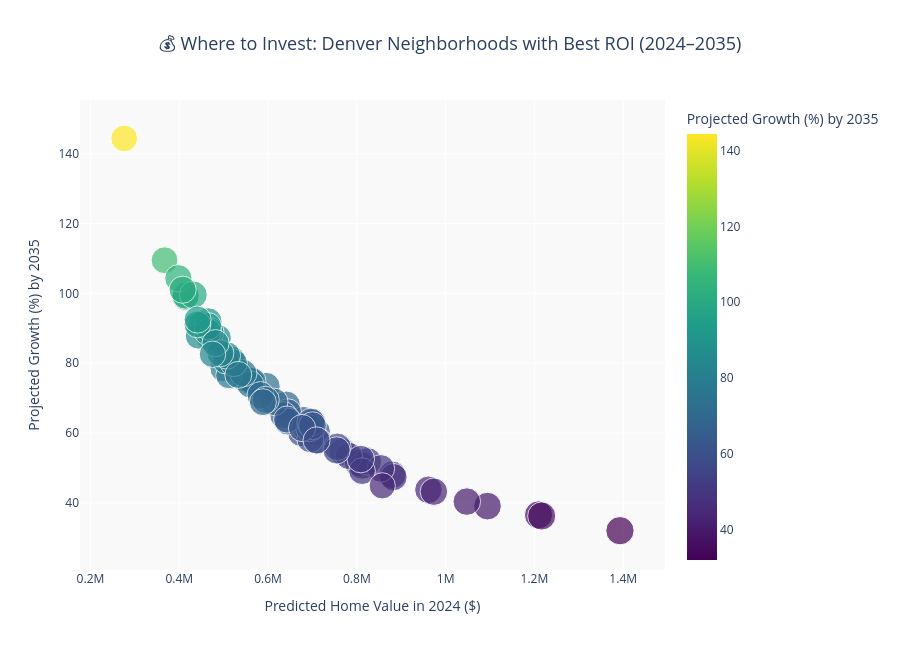

Notebook source saved alongside this figure:
### Code cell
import plotly.express as px

# Create a copy of your best investment opportunities
investment_df["Dollar Growth"] = investment_df["Growth ($)"]
investment_df["Percent Growth"] = investment_df["Growth (%)"]
investment_df["2024 Value"] = investment_df["Predicted Home Value_2024"]

# Interactive scatter plot
fig = px.scatter(
    investment_df,
    x="2024 Value",
    y="Percent Growth",
    size="Dollar Growth",
    color="Percent Growth",
    hover_name="Neighborhood",
    hover_data={
        "2024 Value": ":$,",
        "Percent Growth": ":.1f",
        "Dollar Growth": ":$,"
    },
    color_continuous_scale="Viridis",
    title="💰 Where to Invest: Denver Neighborhoods with Best ROI (2024–2035)",
    labels={
        "2024 Value": "Predicted Home Value in 2024 ($)",
        "Percent Growth": "Projected Growth (%) by 2035"
    },
    height=650
)

fig.update_layout(
    title_font=dict(size=18),
    title_x=0.5,
    plot_bgcolor="#f9f9f9"
)

fig.show()

### Figure 1 — Plotly figure (JSON) as saved in the notebook; plotly's stock layout.template omitted (floating-point values rounded to 4 significant figures)
{"data": [{"customdata": [[427638], [428528], [436282], [409863], [433117], [437213], [391594], [441930], [424094], [424615], [410898], [409791], [419696], [440751], [401695], [389227], [414835], [427528], [419759], [404588], [413180], [412568], [422758], [446098], [411818], [418617], [415205], [407961], [430016], [413948], [414406], [422568], [419693], [413896], [439584], [411575], [412857], [391540], [422295], [407769], [419926], [427673], [423204], [418205], [411673], [413230], [404618], [426108], [413354], [420534], [420997], [410522], [422940], [425988], [418570], [420632], [439862], [417975], [411855], [434685], [417127], [423783], [398464], [384805], [408489], [408157], [401768], [413082], [408295], [424954], [415230], [415678], [410583], [398415], [392036], [405054]], "hovertemplate": "<b>%{hovertext}</b><br><br>Predicted Home Value in 2024 ($)=%{x:$,}<br>Projected Growth (%) by 2035=%{marker.color:.1f}<br>Dollar Growth=%{customdata[0]:$,}<extra></extra>", "hovertext": ["Montbello", "Montclair", "Skyland", "Indian Creek", "Hale", "Fort Logan", "Berkley", "Hilltop", "Athmar Park", "Baker", "Barnum", "Barnum West", "Bear Valley", "Belcaro", "Capitol Hill", "Central Business District", "Chaffee Park", "Cherry Creek", "City Park", "City Park West", "Civic Center", "Congress Park", "Cory - Merrill", "Country Club", "Denver International Airport", "East Colfax", "Elyria Swansea", "Five Points", "Globeville", "Goldsmith", "Hampden", "Hampden South", "Harvey Park", "Harvey Park South", "Jefferson Park", "Lowry Field", "Mar Lee", "North Capitol Hill", "North Park Hill", "Northeast Park Hill", "Overland", "Platt Park", "Regis", "South Park Hill", "Southmoor Park", "Speer", "Union Station", "University", "University Hills", "University Park", "Villa Park", "Virginia Village", "Washington Park", "Washington Park West", "Washington Virginia Vale", "Wellshire", "West Colfax", "West Highland", "Westwood", "Whittier", "Gateway - Green Valley Ranch", "Highland", "Central Park", "Auraria", "Clayton", "Lincoln Park", "College View - South Platte", "Ruby Hill", "Valverde", "Sloan Lake", "Berkeley", "Sunnyside", "Rosedale", "Windsor", "Cheesman Park", "Cole"], "legendgroup": "", "marker": {"color": [91.91, 60.43, 68.01, 99.02, 63.62, 73.39, 78.46, 36.55, 87.21, 65.88, 91.16, 87.61, 74.72, 36.24, 109.5, 87.82, 80.63, 39.07, 54.65, 59.97, 65.1, 51.42, 48.05, 32.03, 99.38, 89.11, 104.3, 63.31, 99.59, 78.08, 75.61, 74.86, 80.95, 73.91, 62.88, 50.67, 88.94, 76.48, 61.69, 80.79, 77.16, 51.86, 68.93, 47.39, 57.79, 70.86, 58.21, 61.46, 69.51, 43.75, 90.58, 63.88, 40.37, 49.87, 80.08, 43.21, 63.14, 53.45, 101.1, 62.1, 82.21, 56.05, 49.09, 44.89, 76.66, 82.86, 91.12, 85.75, 92.5, 52.54, 55.04, 61.44, 57.89, 144.4, 82.56, 68.84], "coloraxis": "coloraxis", "size": [427638, 428528, 436282, 409863, 433117, 437213, 391594, 441930, 424094, 424615, 410898, 409791, 419696, 440751, 401695, 389227, 414835, 427528, 419759, 404588, 413180, 412568, 422758, 446098, 411818, 418617, 415205, 407961, 430016, 413948, 414406, 422568, 419693, 413896, 439584, 411575, 412857, 391540, 422295, 407769, 419926, 427673, 423204, 418205, 411673, 413230, 404618, 426108, 413354, 420534, 420997, 410522, 422940, 425988, 418570, 420632, 439862, 417975, 411855, 434685, 417127, 423783, 398464, 384805, 408489, 408157, 401768, 413082, 408295, 424954, 415230, 415678, 410583, 398415, 392036, 405054], "sizemode": "area", "sizeref": 1115.0, "symbol": "circle"}, "mode": "markers", "name": "", "orientation": "v", "showlegend": false, "type": "scatter", "x": [465262, 709086, 641471, 413936, 680734, 595757, 499083, 1209218, 486276, 644556, 450764, 467770, 561707, 1216298, 366877, 443203, 514484, 1094258, 768091, 674603, 634683, 802367, 879830, 1392592, 414385, 469761, 397940, 644422, 431773, 530147, 548112, 564457, 518431, 559973, 699100, 812326, 464187, 511940, 684577, 504697, 544231, 824647, 613968, 882521, 712404, 583151, 695107, 693352, 594675, 961178, 464780, 642680, 1047694, 854114, 522679, 973544, 696666, 781965, 407562, 699968, 507370, 756078, 811759, 857242, 532867, 492606, 440942, 481733, 441423, 808806, 754438, 676594, 709210, 275946, 474852, 588399], "xaxis": "x", "y": [91.91, 60.43, 68.01, 99.02, 63.62, 73.39, 78.46, 36.55, 87.21, 65.88, 91.16, 87.61, 74.72, 36.24, 109.5, 87.82, 80.63, 39.07, 54.65, 59.97, 65.1, 51.42, 48.05, 32.03, 99.38, 89.11, 104.3, 63.31, 99.59, 78.08, 75.61, 74.86, 80.95, 73.91, 62.88, 50.67, 88.94, 76.48, 61.69, 80.79, 77.16, 51.86, 68.93, 47.39, 57.79, 70.86, 58.21, 61.46, 69.51, 43.75, 90.58, 63.88, 40.37, 49.87, 80.08, 43.21, 63.14, 53.45, 101.1, 62.1, 82.21, 56.05, 49.09, 44.89, 76.66, 82.86, 91.12, 85.75, 92.5, 52.54, 55.04, 61.44, 57.89, 144.4, 82.56, 68.84], "yaxis": "y"}], "layout": {"coloraxis": {"colorbar": {"title": {"text": "Projected Growth (%) by 2035"}}, "colorscale": [[0, "#440154"], [0.1111, "#482878"], [0.2222, "#3e4989"], [0.3333, "#31688e"], [0.4444, "#26828e"], [0.5556, "#1f9e89"], [0.6667, "#35b779"], [0.7778, "#6ece58"], [0.8889, "#b5de2b"], [1, "#fde725"]]}, "height": 650, "legend": {"itemsizing": "constant", "tracegroupgap": 0}, "plot_bgcolor": "#f9f9f9", "title": {"font": {"size": 18}, "text": "💰 Where to Invest: Denver Neighborhoods with Best ROI (2024–2035)", "x": 0.5}, "xaxis": {"anchor": "y", "domain": [0, 1], "title": {"text": "Predicted Home Value in 2024 ($)"}}, "yaxis": {"anchor": "x", "domain": [0, 1], "title": {"text": "Projected Growth (%) by 2035"}}}}
